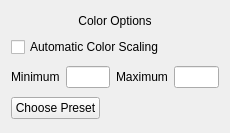
<?xml version="1.0" encoding="UTF-8"?>
<ui version="4.0">
 <class>ColorSelectionWidgetClass</class>
 <widget class="QWidget" name="ColorSelectionWidgetClass">
  <property name="geometry">
   <rect>
    <x>0</x>
    <y>0</y>
    <width>230</width>
    <height>133</height>
   </rect>
  </property>
  <property name="sizePolicy">
   <sizepolicy hsizetype="Preferred" vsizetype="Fixed">
    <horstretch>0</horstretch>
    <verstretch>0</verstretch>
   </sizepolicy>
  </property>
  <property name="windowTitle">
   <string>Form</string>
  </property>
  <layout class="QGridLayout" name="gridLayout">
   <item row="0" column="0">
    <widget class="QLabel" name="titleLabel">
     <property name="sizePolicy">
      <sizepolicy hsizetype="Minimum" vsizetype="Fixed">
       <horstretch>0</horstretch>
       <verstretch>0</verstretch>
      </sizepolicy>
     </property>
     <property name="styleSheet">
      <string notr="true">QLabel[text=&quot;Color Options&quot;] {
	font: bold;
}</string>
     </property>
     <property name="text">
      <string>Color Options</string>
     </property>
     <property name="alignment">
      <set>Qt::AlignCenter</set>
     </property>
    </widget>
   </item>
   <item row="1" column="0">
    <widget class="QCheckBox" name="autoColorScaleCheckBox">
     <property name="text">
      <string>Automatic Color Scaling</string>
     </property>
    </widget>
   </item>
   <item row="2" column="0">
    <layout class="QHBoxLayout" name="horizontalLayout">
     <item>
      <widget class="QLabel" name="minValLabel">
       <property name="text">
        <string>Minimum</string>
       </property>
       <property name="buddy">
        <cstring>minValLineEdit</cstring>
       </property>
      </widget>
     </item>
     <item>
      <widget class="QLineEdit" name="minValLineEdit">
       <property name="maxLength">
        <number>15</number>
       </property>
      </widget>
     </item>
     <item>
      <widget class="QLabel" name="maxValLabel">
       <property name="text">
        <string>Maximum</string>
       </property>
       <property name="buddy">
        <cstring>maxValLineEdit</cstring>
       </property>
      </widget>
     </item>
     <item>
      <widget class="QLineEdit" name="maxValLineEdit">
       <property name="maxLength">
        <number>15</number>
       </property>
      </widget>
     </item>
    </layout>
   </item>
   <item row="3" column="0">
    <layout class="QHBoxLayout" name="horizontalLayout_2">
     <item>
      <widget class="QPushButton" name="presetButton">
       <property name="text">
        <string>Choose Preset</string>
       </property>
      </widget>
     </item>
     <item>
      <spacer name="horizontalSpacer">
       <property name="orientation">
        <enum>Qt::Horizontal</enum>
       </property>
       <property name="sizeHint" stdset="0">
        <size>
         <width>40</width>
         <height>20</height>
        </size>
       </property>
      </spacer>
     </item>
    </layout>
   </item>
  </layout>
 </widget>
 <tabstops>
  <tabstop>autoColorScaleCheckBox</tabstop>
  <tabstop>minValLineEdit</tabstop>
  <tabstop>maxValLineEdit</tabstop>
  <tabstop>presetButton</tabstop>
 </tabstops>
 <resources/>
 <connections/>
</ui>
